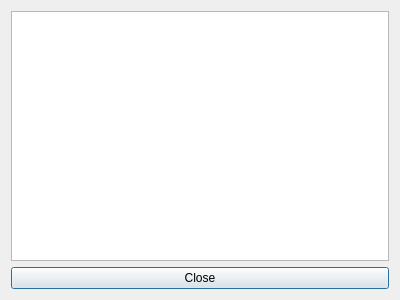
<?xml version="1.0" encoding="UTF-8"?>
<ui version="4.0">
 <class>History</class>
 <widget class="QDialog" name="History">
  <property name="geometry">
   <rect>
    <x>0</x>
    <y>0</y>
    <width>400</width>
    <height>300</height>
   </rect>
  </property>
  <property name="windowTitle">
   <string>Booking History</string>
  </property>
  <layout class="QVBoxLayout" name="verticalLayout">
   <item>
    <widget class="QTableView" name="tableView"/>
   </item>
   <item>
    <widget class="QPushButton" name="closeButton">
     <property name="text">
      <string>Close</string>
     </property>
    </widget>
   </item>
  </layout>
 </widget>
 <resources/>
 <connections/>
</ui>
